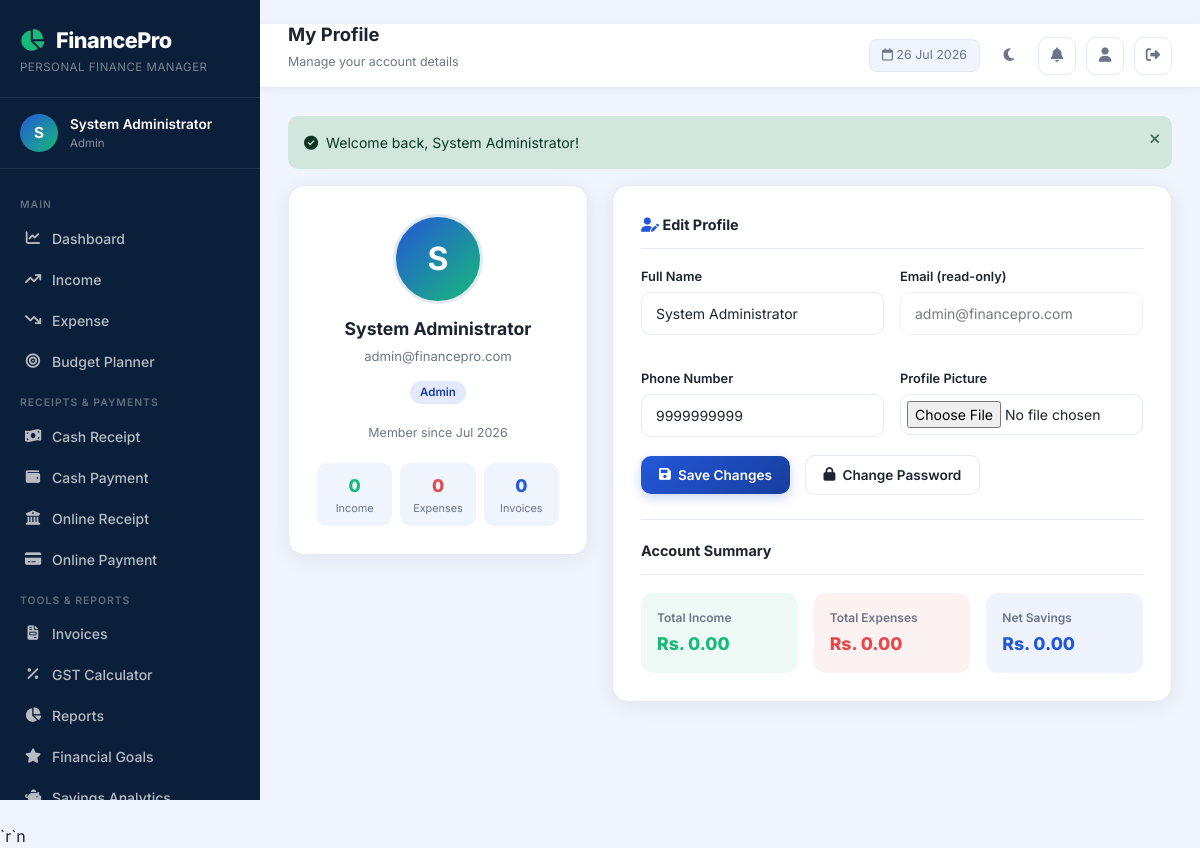
Screenshot of /user/profile.php (signed in) with the database file from the repository.
### tables this page shows
CREATE TABLE users (
    user_id         INT AUTO_INCREMENT PRIMARY KEY,
    full_name       VARCHAR(100)  NOT NULL,
    email           VARCHAR(150)  NOT NULL UNIQUE,
    phone           VARCHAR(15)   DEFAULT NULL,
    password_hash   VARCHAR(255)  NOT NULL,
    profile_picture VARCHAR(255)  DEFAULT 'assets/images/default-avatar.png',
    role            ENUM('admin','user') NOT NULL DEFAULT 'user',
    status          ENUM('active','blocked') NOT NULL DEFAULT 'active',
    reset_token     VARCHAR(255)  DEFAULT NULL,
    reset_token_expiry DATETIME  DEFAULT NULL,
    created_at      TIMESTAMP     DEFAULT CURRENT_TIMESTAMP,
    updated_at      TIMESTAMP     DEFAULT CURRENT_TIMESTAMP ON UPDATE CURRENT_TIMESTAMP
);

### config.php (called while the page is built, shortened)
<?php
function e(string $value): string {
    return htmlspecialchars($value, ENT_QUOTES, 'UTF-8');
}

### includes/functions.php (called while the page is built, shortened)
<?php
function format_currency(float $amount): string {
    return CURRENCY . ' ' . number_format($amount, 2);
}

### user/profile.php (the view, shortened to what this page needs)
<?php
require_once '../config.php';
require_once '../includes/functions.php';
$uid = $_SESSION['user_id'];
$stmt = $conn->prepare("SELECT * FROM users WHERE user_id=?");
$stmt->bind_param('i',$uid); $stmt->execute();
$user = $stmt->get_result()->fetch_assoc(); $stmt->close();
$inc_count = $conn->prepare("SELECT COUNT(*), COALESCE(SUM(amount),0) FROM income WHERE user_id=?");
$inc_count->bind_param('i',$uid); $inc_count->execute(); [$total_inc_rows,$total_inc_amt] = $inc_count->get_result()->fetch_row(); $inc_count->close();
$exp_count = $conn->prepare("SELECT COUNT(*), COALESCE(SUM(amount),0) FROM expenses WHERE user_id=?");
$exp_count->bind_param('i',$uid); $exp_count->execute(); [$total_exp_rows,$total_exp_amt] = $exp_count->get_result()->fetch_row(); $exp_count->close();
$inv_count = $conn->prepare("SELECT COUNT(*) FROM invoices WHERE user_id=?");
$inv_count->bind_param('i',$uid); $inv_count->execute(); [$total_invs] = $inv_count->get_result()->fetch_row(); $inv_count->close();
?>
<!DOCTYPE html>
<html lang="en">
<head>
    <link rel="stylesheet" href="https://cdn.jsdelivr.net/npm/bootstrap@5.3.3/dist/css/bootstrap.min.css">
    <link rel="stylesheet" href="https://cdnjs.cloudflare.com/ajax/libs/font-awesome/6.5.2/css/all.min.css">
    <link rel="stylesheet" href="../assets/css/style.css">
    <link rel="stylesheet" href="../assets/css/style-dashboard.css">`r`n    <link rel="stylesheet" href="../assets/css/dark-mode.css">
</head>
<body>
<div class="fp-layout">
    <?php include '../includes/sidebar.php'; ?>
    <div class="fp-main">
        <?php include '../includes/header.php'; ?>
        <div class="fp-content">
            <?php include '../includes/alerts.php'; ?>
            <div style="display:grid; grid-template-columns:300px 1fr; gap:24px; align-items:start;">
                <div class="form-card" style="text-align:center;">
                    <div class="profile-avatar-wrap" style="margin:0 auto 12px;">
                        <?php $pic_path = $user['profile_picture'] ?? ''; ?>
                        <?php if ($pic_path && file_exists(__DIR__.'/../'.$pic_path)): ?>
                        <img src="../<?=e($pic_path)?>" class="profile-avatar" alt="Profile">
                        <?php else: ?>
                        <div class="profile-avatar"><?=strtoupper(substr($user['full_name'],0,1))?></div>
                        <?php endif; ?>
                    </div>
                    <div style="font-size:1.1rem; font-weight:700;"><?=e($user['full_name'])?></div>
                    <div style="font-size:0.82rem; color:var(--fp-text-muted); margin:4px 0 12px;"><?=e($user['email'])?></div>
                    <span class="badge-fp badge-<?=$user['role']==='admin'?'partial':'income'?>"><?=ucfirst($user['role'])?></span>
                    <div style="margin-top:20px; font-size:0.78rem; color:var(--fp-text-muted);">
                        Member since <?=date('M Y', strtotime($user['created_at']))?>
                    </div>
                    <div style="margin-top:20px; display:grid; grid-template-columns:1fr 1fr 1fr; gap:8px;">
                        <div style="background:var(--fp-bg); border-radius:10px; padding:10px;">
                            <div style="font-size:1.1rem; font-weight:800; color:var(--fp-accent);"><?=$total_inc_rows?></div>
                            <div style="font-size:0.68rem; color:var(--fp-text-muted);">Income</div>
                        </div>
                        <div style="background:var(--fp-bg); border-radius:10px; padding:10px;">
                            <div style="font-size:1.1rem; font-weight:800; color:var(--fp-danger);"><?=$total_exp_rows?></div>
                            <div style="font-size:0.68rem; color:var(--fp-text-muted);">Expenses</div>
                        </div>
                        <div style="background:var(--fp-bg); border-radius:10px; padding:10px;">
                            <div style="font-size:1.1rem; font-weight:800; color:var(--fp-primary);"><?=$total_invs?></div>
                            <div style="font-size:0.68rem; color:var(--fp-text-muted);">Invoices</div>
                        </div>
                    </div>
                </div>
                <div class="form-card">
                    <div class="form-section-title"><i class="fa-solid fa-user-pen" style="color:var(--fp-primary)"></i> Edit Profile</div>
                    <form method="POST" enctype="multipart/form-data">
                        <div style="display:grid; grid-template-columns:1fr 1fr; gap:16px;">
                            <div class="fp-form-group"><label class="fp-label">Full Name</label><input type="text" name="full_name" class="fp-input" value="<?=e($user['full_name'])?>" required minlength="3"></div>
                            <div class="fp-form-group"><label class="fp-label">Email (read-only)</label><input type="email" class="fp-input" value="<?=e($user['email'])?>" disabled style="opacity:0.6;"></div>
                            <div class="fp-form-group"><label class="fp-label">Phone Number</label><input type="text" name="phone" class="fp-input" value="<?=e($user['phone']??'')?>" maxlength="10" placeholder="10-digit number"></div>
                            <div class="fp-form-group"><label class="fp-label">Profile Picture</label><input type="file" name="profile_picture" class="fp-input" accept="image/*" style="padding:6px;"></div>
                        </div>
                        <button type="submit" class="btn-fp btn-fp-primary"><i class="fa-solid fa-floppy-disk"></i> Save Changes</button>
                        <a href="change_password.php" class="btn-fp btn-fp-outline" style="margin-left:10px;"><i class="fa-solid fa-lock"></i> Change Password</a>
                    </form>
                    <div style="margin-top:24px; padding-top:20px; border-top:1px solid var(--fp-border);">
                        <div class="form-section-title">Account Summary</div>
                        <div style="display:grid; grid-template-columns:1fr 1fr 1fr; gap:16px;">
                            <div style="background:rgba(23,185,120,0.07); border-radius:12px; padding:16px;">
                                <div style="font-size:0.75rem; color:var(--fp-text-muted); font-weight:600; margin-bottom:4px;">Total Income</div>
                                <div style="font-size:1.1rem; font-weight:800; color:var(--fp-accent);"><?=format_currency($total_inc_amt)?></div>
                            </div>
                            <div style="background:rgba(229,72,77,0.07); border-radius:12px; padding:16px;">
                                <div style="font-size:0.75rem; color:var(--fp-text-muted); font-weight:600; margin-bottom:4px;">Total Expenses</div>
                                <div style="font-size:1.1rem; font-weight:800; color:var(--fp-danger);"><?=format_currency($total_exp_amt)?></div>
                            </div>
                            <div style="background:rgba(36,87,217,0.07); border-radius:12px; padding:16px;">
                                <div style="font-size:0.75rem; color:var(--fp-text-muted); font-weight:600; margin-bottom:4px;">Net Savings</div>
                                <div style="font-size:1.1rem; font-weight:800; color:var(--fp-primary);"><?=format_currency($total_inc_amt - $total_exp_amt)?></div>
                            </div>
                        </div>
                    </div>
                </div>
            </div>
        </div>
    </div>
</div>
<script src="../assets/js/app.js"></script>`r`n</body>
</html>

### assets/css/style.css (style rules this page uses)
:root { --fp-navy: #0b1f3a; --fp-navy-light: #142c52; --fp-primary: #2457d9; --fp-primary-dark: #173e9e; --fp-accent: #17b978; --fp-danger: #e5484d; --fp-warning: #f2a93b; --fp-bg: #f4f7fc; --fp-card-bg: #ffffff; --fp-text-dark: #1b2430; --fp-text-muted: #6b7688; --fp-border: #e4e9f2; --fp-radius: 16px; --fp-shadow: 0 10px 30px rgba(15, 35, 75, 0.08); --fp-shadow-hover: 0 16px 40px rgba(15, 35, 75, 0.14); }
* { box-sizing: border-box; }
body { font-family: 'Segoe UI', system-ui, -apple-system, sans-serif; background-color: var(--fp-bg); color: var(--fp-text-dark); }
a { text-decoration: none; }
.btn-fp-primary { background: linear-gradient(135deg, var(--fp-primary) 0%, var(--fp-primary-dark) 100%); border: none; color: #fff; font-weight: 600; padding: 11px 18px; border-radius: 10px; transition: transform 0.15s ease, box-shadow 0.15s ease; }

### assets/css/style-dashboard.css (style rules this page uses)
:root { --fp-navy: #0b1f3a; --fp-navy-light: #142c52; --fp-primary: #2457d9; --fp-primary-dark: #173e9e; --fp-accent: #17b978; --fp-danger: #e5484d; --fp-warning: #f2a93b; --fp-bg: #f0f4fc; --fp-card-bg: #ffffff; --fp-text-dark: #1b2430; --fp-text-muted: #6b7688; --fp-border: #e4e9f2; --fp-radius: 16px; --fp-radius-sm: 10px; --fp-shadow: 0 4px 20px rgba(15,35,75,0.07); --fp-shadow-hover: 0 8px 30px rgba(15,35,75,0.13); --sidebar-width: 260px; }
* { box-sizing: border-box; margin: 0; padding: 0; }
body { font-family: 'Inter', 'Segoe UI', system-ui, sans-serif; background: var(--fp-bg); color: var(--fp-text-dark); min-height: 100vh; }
a { text-decoration: none; color: inherit; }
.fp-layout { display: flex; min-height: 100vh; }
.fp-main { margin-left: var(--sidebar-width); flex: 1; display: flex; flex-direction: column; min-height: 100vh; }
.fp-content { padding: 28px; flex: 1; }
.btn-fp { display: inline-flex; align-items: center; gap: 7px; padding: 9px 18px; border-radius: var(--fp-radius-sm); font-size: 0.85rem; font-weight: 600; cursor: pointer; border: none; transition: all 0.18s ease; text-decoration: none; }
.btn-fp-primary { background: linear-gradient(135deg, var(--fp-primary), var(--fp-primary-dark)); color: #fff; box-shadow: 0 4px 12px rgba(36,87,217,0.25); }
.btn-fp-outline { background: #fff; color: var(--fp-text-dark); border: 1.5px solid var(--fp-border); }
.badge-fp { display: inline-flex; align-items: center; gap: 4px; padding: 3px 10px; border-radius: 20px; font-size: 0.72rem; font-weight: 600; }
.badge-partial { background: rgba(36,87,217,0.12); color: #173e9e; }
.form-card { background: var(--fp-card-bg); border-radius: var(--fp-radius); padding: 28px; box-shadow: var(--fp-shadow); border: 1px solid var(--fp-border); margin-bottom: 24px; }
.form-card .form-section-title { font-size: 0.9rem; font-weight: 700; margin-bottom: 18px; padding-bottom: 12px; border-bottom: 1px solid var(--fp-border); color: var(--fp-text-dark); }
.fp-form-group { margin-bottom: 18px; }
.fp-label { display: block; font-size: 0.8rem; font-weight: 600; color: var(--fp-text-dark); margin-bottom: 6px; }
.fp-input, .fp-select, .fp-textarea { width: 100%; padding: 10px 14px; border: 1.5px solid var(--fp-border); border-radius: var(--fp-radius-sm); font-size: 0.875rem; font-family: inherit; color: var(--fp-text-dark); background: #fff; transition: border-color 0.15s ease, box-shadow 0.15s ease; outline: none; }
.profile-avatar-wrap { position: relative; width: 90px; height: 90px; margin-bottom: 16px; }
.profile-avatar { width: 90px; height: 90px; border-radius: 50%; object-fit: cover; border: 3px solid var(--fp-border); background: linear-gradient(135deg, var(--fp-primary), var(--fp-accent)); display: flex; align-items: center; justify-content: center; font-size: 2rem; font-weight: 700; color: #fff; }

### rows the page displays
users: full_name "S", full_name "System Administrator", email "admin@financepro.com", role "Admin", created_at "Jul 2026", phone "9999999999"

### other values shown
$user_initial "S"
$_SESSION['full_name'] "System Administrator"
$_SESSION['role'] "Admin"
$page_title "My Profile"
$page_subtitle "Manage your account details"
$flash['message'] "Welcome back, System Administrator!"
$total_inc_rows "0"
$total_exp_rows "0"
$total_invs "0"
format_currency($total_inc_amt) "Rs. 0.00"
format_currency($total_exp_amt) "Rs. 0.00"
format_currency($total_inc_amt - $total_exp_amt) "Rs. 0.00"
